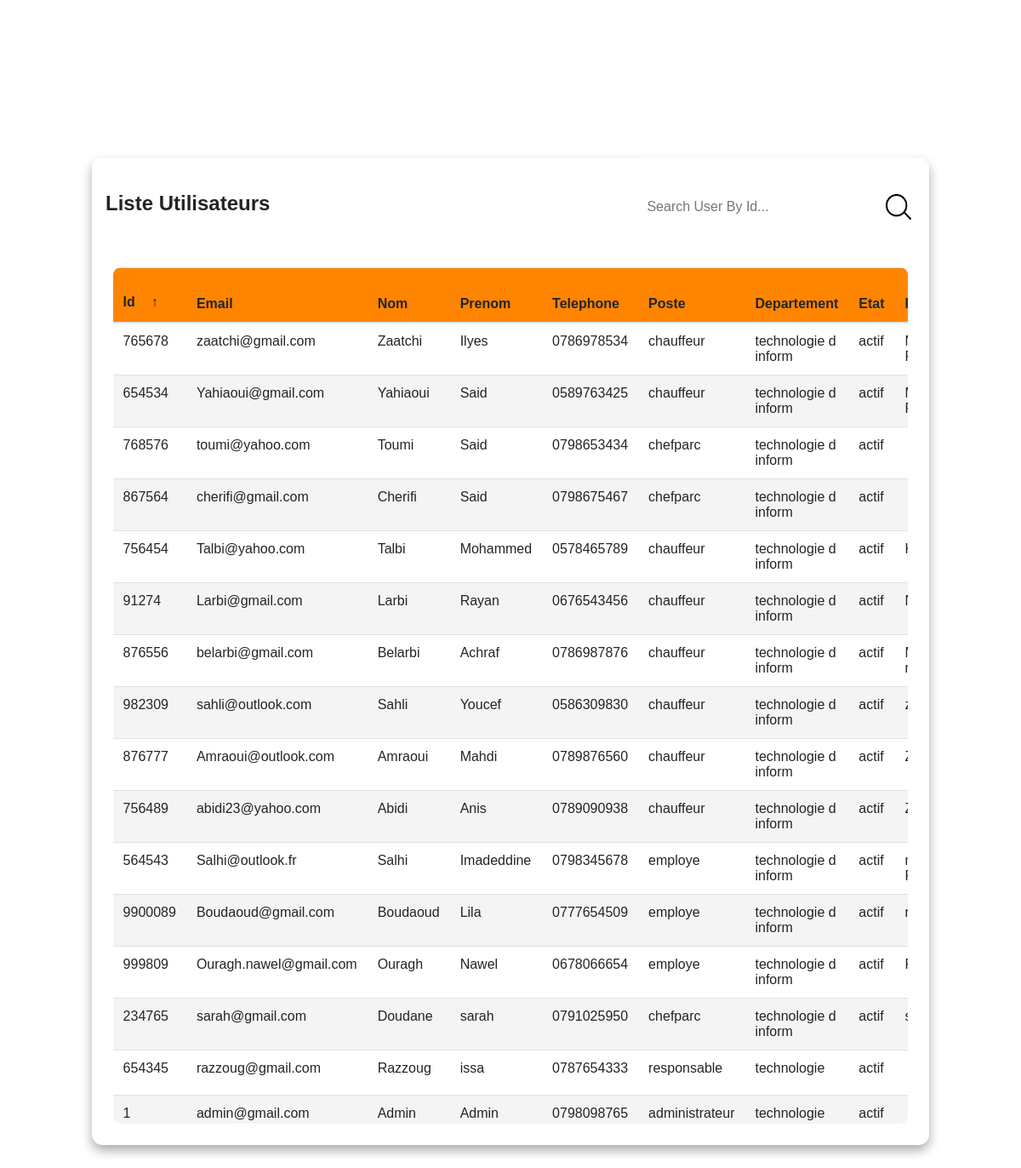
The app's page /view/listeuser.php with its own data.
### tables this page shows
CREATE TABLE `utilisateur` (
  `id` int(11) NOT NULL,
  `email` varchar(200) DEFAULT NULL,
  `password` varchar(20) NOT NULL,
  `nom` varchar(20) NOT NULL,
  `prenom` varchar(20) NOT NULL,
  `telephone` varchar(20) NOT NULL,
  `poste` varchar(20) NOT NULL,
  `departement` varchar(20) NOT NULL,
  `etat` varchar(50) DEFAULT NULL,
  `responsable` varchar(255) DEFAULT NULL,
  `disponibilite` varchar(255) DEFAULT NULL
);

### database/db.php (called while the page is built)
<?php
   class db{
      static public function connect(){
      	$db= new PDO("mysql:host=localhost;dbname=parc_automobile",
        "root","");
      	$db->exec("set names utf8");
      	$db->setAttribute(PDO::ATTR_ERRMODE,PDO::ERRMODE_WARNING);
      	return $db;
      }
   }
 ?>

### model/user.php (called while the page is built, shortened)
<?php
require_once(__DIR__ . "/../database/db.php");
     class user{
      static public function getall(){
        $stmt = db::connect()->prepare('SELECT * FROM utilisateur');
        $stmt ->execute();
        return $stmt->fetchAll();
      }
  }
 ?>

### controller/usercont.php (called while the page is built, shortened)
<?php
require_once(__DIR__ . "/../model/user.php");
class usercont{
	public function getallusers(){
		 $users= user::getall();
		 return $users;
	}
}
  ?>

### view/listeuser.php (the view, shortened to what this page needs)
<?php
     require_once(__DIR__ . "/../controller/usercont.php");
             $data= new usercont();
             $users= $data->getallusers();
?>
<head>
    <link rel="stylesheet" href="https://maxcdn.bootstrapcdn.com/bootstrap/4.0.0/css/bootstrap.min.css">
</head>
<body>
     <main class="table">
        <section class="table__header">
            <h1>Liste Utilisateurs</h1>
             <div class="input-group">
               <input type="search" placeholder="Search User By Id...">
               <img src="images/search.png" alt="" class="search-icon">
            </div>
        </section>
        <section class="table__body">
    <table>
        <thead>
            <tr style="background-color: #ff8500;">
                <th>Id <span class="icon-arrow">&UpArrow;</span></th>
                <th>Email</th>
                <th>Nom</th>
                <th>Prenom</th>
                <th>Telephone</th>
                <th>Poste</th>
                <th>Departement</th>
                <th>Etat</th>
                <th>Responsable</th>
            </tr>
        </thead>
        <tbody>
            <?php foreach ($users as $user) : ?>
                <tr>
                    <td><?php echo $user['id'] ?></td>
                    <td><?php echo $user['email'] ?></td>
                    <td><?php echo $user['nom'] ?></td>
                    <td><?php echo $user['prenom'] ?></td>
                    <td><?php echo $user['telephone'] ?></td>
                    <td><?php echo $user['poste'] ?></td>
                    <td><?php echo $user['departement'] ?></td>
                    <td><?php echo $user['etat'] ?></td>
                    <td><?php echo $user['responsable'] ?></td>
                </tr>
            <?php endforeach; ?>
        </tbody>
    </table>
</section>
</body>
</html>

### view/listeuser.php (style rules this page uses)
* { margin: 0; padding: 0; box-sizing: border-box; font-family: sans-serif; }
body { min-height: 100vh; display: flex; justify-content: center; align-items: center; }
main.table { width: 82vw; height: 75vh; background-color: #fff5; backdrop-filter: blur(7px); box-shadow: 0 .4rem .8rem #0005; border-radius: .8rem; }
.table .table__header h1 { font-size: 24px ; font-weight: bold; }
.table__header { width: 100%; height: 10%; background-color: #fff4; padding: .8rem 1rem; display: flex; justify-content: space-between; align-items: center; }
.table__header .input-group { width: 35%; height: 150%; background-color: #fff5; padding: 0 .8rem; border-radius: 2rem; display: flex; justify-content: center; align-items: center; transition: .2s; }
.table__header .input-group img { width: 1.2rem; height: 1.2rem; }
.table__header .input-group input { width: 100%; padding: 0 .5rem 0 .3rem; background-color: transparent; border: none; outline: none; }
.table__body { width: 95%; max-height: calc(89% - 1.6rem); background-color: #fffb; margin: .8rem auto; border-radius: .6rem; overflow: auto; overflow: overlay; }
table { width: 100%; }
table, th, td { border-collapse: collapse; padding: 1rem; text-align: left; }
thead th { position: sticky; top: 0; left: 0; background-color: #ff8500; cursor: pointer; text-transform: capitalize; }
tbody tr:nth-child(even) { background-color: #0000000b; }
tbody tr { --delay: .1s; transition: .5s ease-in-out var(--delay), background-color 0s; }
tbody tr td, tbody tr td p, tbody tr td img { transition: .2s ease-in-out; }
thead th span.icon-arrow { display: inline-block; width: 1.3rem; height: 1.3rem; border-radius: 50%; border: 1.4px solid transparent; text-align: center; font-size: 1rem; margin-left: .5rem; transition: .2s ease-in-out; }
.input-group { position: relative; }
.search-icon { position: absolute; top: 50%; right: 5px; transform: translateY(-50%); width: 40px; }
.input-group>:not(:first-child):not(.dropdown-menu):not(.valid-tooltip):not(.valid-feedback):not(.invalid-tooltip):not(.invalid-feedback) { height: 30px; width: 30px; margin-left: -1px; border-top-left-radius: 0; border-bottom-left-radius: 0; }

### records on screen
utilisateur: id "765678", email "zaatchi@gmail.com", nom "Zaatchi", prenom "Ilyes", telephone "0786978534", poste "chauffeur", departement "technologie d inform", etat "actif"
utilisateur: id "654534", email "Yahiaoui@gmail.com", nom "Yahiaoui", prenom "Said", telephone "0589763425", poste "chauffeur", departement "technologie d inform", etat "actif"
utilisateur: id "768576", email "toumi@yahoo.com", nom "Toumi", prenom "Said", telephone "0798653434", poste "chefparc", departement "technologie d inform", etat "actif"
utilisateur: id "867564", email "cherifi@gmail.com", nom "Cherifi", prenom "Said", telephone "0798675467", poste "chefparc", departement "technologie d inform", etat "actif"
utilisateur: id "756454", email "Talbi@yahoo.com", nom "Talbi", prenom "Mohammed", telephone "0578465789", poste "chauffeur", departement "technologie d inform", etat "actif"
utilisateur: id "91274", email "Larbi@gmail.com", nom "Larbi", prenom "Rayan", telephone "0676543456", poste "chauffeur", departement "technologie d inform", etat "actif"
utilisateur: id "876556", email "belarbi@gmail.com", nom "Belarbi", prenom "Achraf", telephone "0786987876", poste "chauffeur", departement "technologie d inform", etat "actif"
utilisateur: id "982309", email "sahli@outlook.com", nom "Sahli", prenom "Youcef", telephone "0586309830", poste "chauffeur", departement "technologie d inform", etat "actif"
utilisateur: id "876777", email "Amraoui@outlook.com", nom "Amraoui", prenom "Mahdi", telephone "0789876560", poste "chauffeur", departement "technologie d inform", etat "actif"
utilisateur: id "756489", email "abidi23@yahoo.com", nom "Abidi", prenom "Anis", telephone "0789090938", poste "chauffeur", departement "technologie d inform", etat "actif"
utilisateur: id "564543", email "Salhi@outlook.fr", nom "Salhi", prenom "Imadeddine", telephone "0798345678", poste "employe", departement "technologie d inform", etat "actif"
utilisateur: id "9900089", email "Boudaoud@gmail.com", nom "Boudaoud", prenom "Lila", telephone "0777654509", poste "employe", departement "technologie d inform", etat "actif"
utilisateur: id "999809", email "Ouragh.nawel@gmail.com", nom "Ouragh", prenom "Nawel", telephone "0678066654", poste "employe", departement "technologie d inform", etat "actif"
utilisateur: id "234765", email "sarah@gmail.com", nom "Doudane", prenom "sarah", telephone "0791025950", poste "chefparc", departement "technologie d inform", etat "actif"
utilisateur: id "654345", email "razzoug@gmail.com", nom "Razzoug", prenom "issa", telephone "0787654333", poste "responsable", departement "technologie", etat "actif"
utilisateur: id "1", email "admin@gmail.com", nom "Admin", prenom "Admin", telephone "0798098765", poste "administrateur", departement "technologie", etat "actif"
